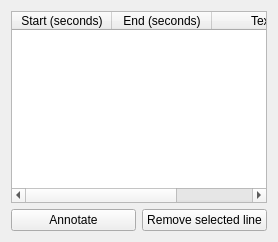
             <widget class="QWidget" name="tab">
              <attribute name="title">
               <string>Annotations</string>
              </attribute>
              <layout class="QVBoxLayout" name="verticalLayout_11">
               <item>
                <widget class="QTableWidget" name="_AnnotateTable">
                 <property name="dragEnabled">
                  <bool>true</bool>
                 </property>
                 <property name="alternatingRowColors">
                  <bool>true</bool>
                 </property>
                 <property name="sortingEnabled">
                  <bool>true</bool>
                 </property>
                 <attribute name="horizontalHeaderStretchLastSection">
                  <bool>true</bool>
                 </attribute>
                 <column>
                  <property name="text">
                   <string>Start (seconds)</string>
                  </property>
                 </column>
                 <column>
                  <property name="text">
                   <string>End (seconds)</string>
                  </property>
                 </column>
                 <column>
                  <property name="text">
                   <string>Text</string>
                  </property>
                 </column>
                </widget>
               </item>
               <item>
                <layout class="QHBoxLayout" name="horizontalLayout_21">
                 <property name="topMargin">
                  <number>0</number>
                 </property>
                 <item>
                  <widget class="QPushButton" name="_AnnotateAdd">
                   <property name="text">
                    <string>Annotate</string>
                   </property>
                  </widget>
                 </item>
                 <item>
                  <widget class="QPushButton" name="_AnnotateRm">
                   <property name="text">
                    <string>Remove selected line</string>
                   </property>
                  </widget>
                 </item>
                </layout>
               </item>
              </layout>
             </widget>
